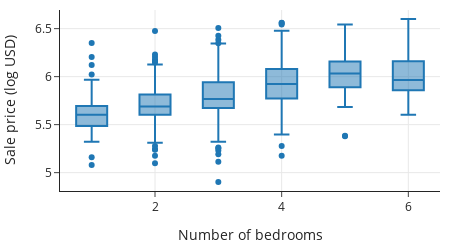

Write notebook code for a chart like this one.
### Markdown cell above
Now let's fit a model with two categorical variables: the number of bedrooms and the city. Recall that we earlier reassigned the count of bedrooms that were above 6 to 6, which essentially collapses 6, 7, 8, ... into the category, 6+. We can see this relationship in the box plots of price (log \$) by the number of bedrooms:

### Code cell
px.box(sfh, x="br", y="log_price", width=450, height=250,
      labels={'br':'Number of bedrooms','log_price':'Sale price (log USD)'})

### Figure 1 — Plotly figure (JSON) as saved in the notebook; plotly's stock layout.template omitted (floating-point values rounded to 4 significant figures; data arrays with more than 128 entries replaced by an {"elided": "..."} marker saying what was removed)
{"data": [{"alignmentgroup": "True", "hovertemplate": "Number of bedrooms=%{x}<br>Sale price (log USD)=%{y}<extra></extra>", "legendgroup": "", "marker": {"color": "#1F77B4"}, "name": "", "notched": false, "offsetgroup": "", "orientation": "v", "showlegend": false, "type": "box", "x": {"elided": "2667 int values"}, "x0": " ", "xaxis": "x", "y": {"elided": "2667 float values"}, "y0": " ", "yaxis": "y"}], "layout": {"boxmode": "group", "height": 250, "legend": {"tracegroupgap": 0}, "width": 450, "xaxis": {"anchor": "y", "autorange": true, "domain": [0, 1], "range": [0.5, 6.5], "title": {"text": "Number of bedrooms"}, "type": "linear"}, "yaxis": {"anchor": "x", "autorange": true, "domain": [0, 1], "range": [4.809, 6.694], "title": {"text": "Sale price (log USD)"}, "type": "linear"}}}
